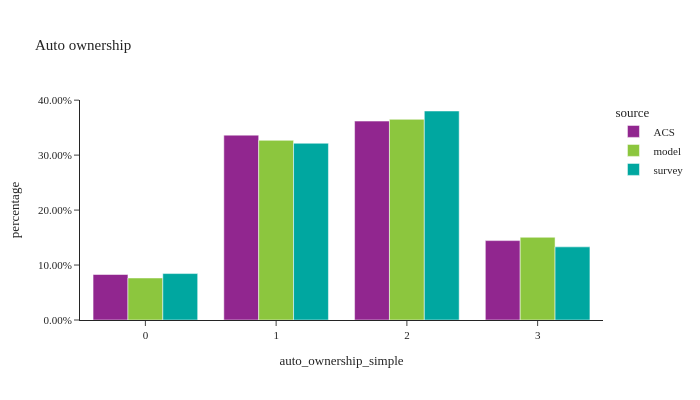

Notebook cell for this chart:
### Code cell
df_plot = hh.groupby(['source','auto_ownership_simple'])['hhexpfac'].sum().reset_index()
df_plot = pd.concat([df_plot,df_acs])
df_plot = df_plot.reset_index(drop=True)
df_plot['percentage'] = df_plot.groupby(['source'], group_keys=False)['hhexpfac'].\
        apply(lambda x: x / float(x.sum()))

df_plot_ct = hh.groupby(['source','auto_ownership_simple'])['hhexpfac'].count().reset_index(). \
    rename(columns={'hhexpfac':'sample count'})
df_plot = df_plot.merge(df_plot_ct, on=['source','auto_ownership_simple'], how='left')
df_plot = df_plot[df_plot['auto_ownership_simple'] != '-1']

fig = px.bar(df_plot.sort_values(by=['source']), x="auto_ownership_simple", y="percentage", color="source",
             hover_data=['sample count'],
             barmode="group",title="Auto ownership")
fig.update_layout(height=400, width=700, font=dict(size=11),
                  yaxis=dict(tickformat=".2%"))
fig.show()

### Figure 1 — Plotly figure (JSON) as saved in the notebook; plotly's stock layout.template omitted (floating-point values rounded to 4 significant figures)
{"data": [{"alignmentgroup": "True", "customdata": [[NaN], [NaN], [NaN], [NaN], [NaN]], "hovertemplate": "source=ACS<br>auto_ownership_simple=%{x}<br>percentage=%{y}<br>sample count=%{customdata[0]}<extra></extra>", "legendgroup": "ACS", "marker": {"color": "#91268F", "pattern": {"shape": ""}}, "name": "ACS", "offsetgroup": "ACS", "orientation": "v", "showlegend": true, "textposition": "auto", "type": "bar", "x": [0, 1, 2, 3, "4+"], "xaxis": "x", "y": [0.08278, 0.3364, 0.3619, 0.1445, 0.07446], "yaxis": "y"}, {"alignmentgroup": "True", "customdata": [[128100.0], [645700.0], [795600.0], [342200.0], [182500.0]], "hovertemplate": "source=model<br>auto_ownership_simple=%{x}<br>percentage=%{y}<br>sample count=%{customdata[0]}<extra></extra>", "legendgroup": "model", "marker": {"color": "#8CC63E", "pattern": {"shape": ""}}, "name": "model", "offsetgroup": "model", "orientation": "v", "showlegend": true, "textposition": "auto", "type": "bar", "x": ["0", "1", "2", "3", "4+"], "xaxis": "x", "y": [0.07646, 0.3269, 0.3651, 0.1505, 0.08102], "yaxis": "y"}, {"alignmentgroup": "True", "customdata": [[623.0], [1641.0], [1086.0], [283.0], [131.0]], "hovertemplate": "source=survey<br>auto_ownership_simple=%{x}<br>percentage=%{y}<br>sample count=%{customdata[0]}<extra></extra>", "legendgroup": "survey", "marker": {"color": "#00A7A0", "pattern": {"shape": ""}}, "name": "survey", "offsetgroup": "survey", "orientation": "v", "showlegend": true, "textposition": "auto", "type": "bar", "x": ["0", "1", "2", "3", "4+"], "xaxis": "x", "y": [0.08448, 0.3216, 0.3803, 0.1331, 0.08011], "yaxis": "y"}], "layout": {"barmode": "group", "font": {"size": 11}, "height": 400, "legend": {"title": {"text": "source"}, "tracegroupgap": 0}, "title": {"text": "Auto ownership"}, "width": 700, "xaxis": {"anchor": "y", "domain": [0.0, 1.0], "title": {"text": "auto_ownership_simple"}}, "yaxis": {"anchor": "x", "domain": [0.0, 1.0], "tickformat": ".2%", "title": {"text": "percentage"}}}}
